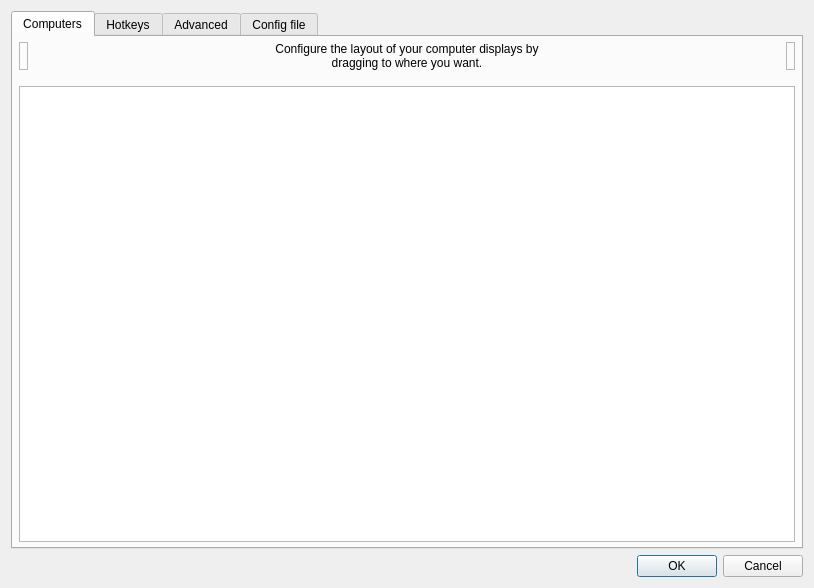
<?xml version="1.0" encoding="UTF-8"?>
<!--
SPDX-FileCopyrightText: 2025 Deskflow Developers
SPDX-License-Identifier: GPL-2.0-only WITH LicenseRef-OpenSSL-Exception
-->
<ui version="4.0">
 <class>ServerConfigDialog</class>
 <widget class="QDialog" name="ServerConfigDialog">
  <property name="geometry">
   <rect>
    <x>0</x>
    <y>0</y>
    <width>814</width>
    <height>588</height>
   </rect>
  </property>
  <property name="minimumSize">
   <size>
    <width>0</width>
    <height>0</height>
   </size>
  </property>
  <property name="windowTitle">
   <string>Server Configuration</string>
  </property>
  <layout class="QVBoxLayout">
   <item>
    <widget class="QTabWidget" name="tabWidget">
     <widget class="QWidget" name="tabComputers">
      <attribute name="title">
       <string>Computers</string>
      </attribute>
      <layout class="QVBoxLayout">
       <property name="leftMargin">
        <number>6</number>
       </property>
       <property name="topMargin">
        <number>5</number>
       </property>
       <property name="rightMargin">
        <number>6</number>
       </property>
       <property name="bottomMargin">
        <number>5</number>
       </property>
       <item>
        <layout class="QHBoxLayout" name="layoutComputers">
         <property name="spacing">
          <number>6</number>
         </property>
         <item>
          <widget class="TrashScreenWidget" name="lblRemoveScreen">
           <property name="acceptDrops">
            <bool>true</bool>
           </property>
           <property name="toolTip">
            <string>Drag a computer from the grid to the trashcan to remove it.</string>
           </property>
           <property name="frameShape">
            <enum>QFrame::Shape::StyledPanel</enum>
           </property>
           <property name="frameShadow">
            <enum>QFrame::Shadow::Raised</enum>
           </property>
          </widget>
         </item>
         <item>
          <spacer name="horizontalSpacer_21">
           <property name="orientation">
            <enum>Qt::Orientation::Horizontal</enum>
           </property>
           <property name="sizeHint" stdset="0">
            <size>
             <width>40</width>
             <height>20</height>
            </size>
           </property>
          </spacer>
         </item>
         <item>
          <widget class="QLabel" name="label_2">
           <property name="sizePolicy">
            <sizepolicy hsizetype="Preferred" vsizetype="Preferred">
             <horstretch>1</horstretch>
             <verstretch>0</verstretch>
            </sizepolicy>
           </property>
           <property name="maximumSize">
            <size>
             <width>310</width>
             <height>16777215</height>
            </size>
           </property>
           <property name="text">
            <string>Configure the layout of your computer displays by dragging to where you want.</string>
           </property>
           <property name="alignment">
            <set>Qt::AlignmentFlag::AlignCenter</set>
           </property>
           <property name="wordWrap">
            <bool>true</bool>
           </property>
           <property name="indent">
            <number>-1</number>
           </property>
          </widget>
         </item>
         <item>
          <spacer name="horizontalSpacer_22">
           <property name="orientation">
            <enum>Qt::Orientation::Horizontal</enum>
           </property>
           <property name="sizeHint" stdset="0">
            <size>
             <width>40</width>
             <height>20</height>
            </size>
           </property>
          </spacer>
         </item>
         <item>
          <widget class="NewScreenWidget" name="lblNewScreen">
           <property name="toolTip">
            <string>Drag to the grid to add a new computer.</string>
           </property>
           <property name="frameShape">
            <enum>QFrame::Shape::StyledPanel</enum>
           </property>
           <property name="frameShadow">
            <enum>QFrame::Shadow::Raised</enum>
           </property>
          </widget>
         </item>
        </layout>
       </item>
       <item>
        <spacer name="verticalSpacer">
         <property name="orientation">
          <enum>Qt::Orientation::Vertical</enum>
         </property>
         <property name="sizeType">
          <enum>QSizePolicy::Policy::Fixed</enum>
         </property>
         <property name="sizeHint" stdset="0">
          <size>
           <width>20</width>
           <height>10</height>
          </size>
         </property>
        </spacer>
       </item>
       <item>
        <widget class="ScreenSetupView" name="screenSetupView">
         <property name="sizePolicy">
          <sizepolicy hsizetype="MinimumExpanding" vsizetype="Expanding">
           <horstretch>0</horstretch>
           <verstretch>0</verstretch>
          </sizepolicy>
         </property>
         <property name="acceptDrops">
          <bool>true</bool>
         </property>
         <property name="autoFillBackground">
          <bool>false</bool>
         </property>
        </widget>
       </item>
      </layout>
     </widget>
     <widget class="QWidget" name="tabHotkeys">
      <attribute name="title">
       <string>Hotkeys</string>
      </attribute>
      <layout class="QHBoxLayout" name="_2">
       <item>
        <widget class="QGroupBox" name="groupHotkeys">
         <property name="title">
          <string>&amp;Hotkeys</string>
         </property>
         <layout class="QGridLayout" name="_3">
          <item row="0" column="0" rowspan="4">
           <widget class="QListWidget" name="listHotkeys"/>
          </item>
          <item row="0" column="1">
           <widget class="QPushButton" name="btnNewHotkey">
            <property name="enabled">
             <bool>true</bool>
            </property>
            <property name="text">
             <string>&amp;New</string>
            </property>
            <property name="icon">
             <iconset theme="list-add"/>
            </property>
           </widget>
          </item>
          <item row="1" column="1">
           <widget class="QPushButton" name="btnEditHotkey">
            <property name="enabled">
             <bool>false</bool>
            </property>
            <property name="text">
             <string>&amp;Edit</string>
            </property>
            <property name="icon">
             <iconset theme="document-edit"/>
            </property>
           </widget>
          </item>
          <item row="2" column="1">
           <widget class="QPushButton" name="btnRemoveHotkey">
            <property name="enabled">
             <bool>false</bool>
            </property>
            <property name="text">
             <string>&amp;Remove</string>
            </property>
            <property name="icon">
             <iconset theme="list-remove"/>
            </property>
           </widget>
          </item>
          <item row="3" column="1">
           <spacer name="hotkeySpacer">
            <property name="orientation">
             <enum>Qt::Orientation::Vertical</enum>
            </property>
            <property name="sizeHint" stdset="0">
             <size>
              <width>75</width>
              <height>161</height>
             </size>
            </property>
           </spacer>
          </item>
         </layout>
        </widget>
       </item>
       <item>
        <widget class="QGroupBox" name="groupActions">
         <property name="font">
          <font>
           <kerning>true</kerning>
          </font>
         </property>
         <property name="title">
          <string>A&amp;ctions</string>
         </property>
         <layout class="QGridLayout">
          <item row="0" column="0" rowspan="4">
           <widget class="QListWidget" name="listActions"/>
          </item>
          <item row="0" column="1">
           <widget class="QPushButton" name="btnNewAction">
            <property name="enabled">
             <bool>false</bool>
            </property>
            <property name="text">
             <string>Ne&amp;w</string>
            </property>
            <property name="icon">
             <iconset theme="list-add"/>
            </property>
           </widget>
          </item>
          <item row="1" column="1">
           <widget class="QPushButton" name="btnEditAction">
            <property name="enabled">
             <bool>false</bool>
            </property>
            <property name="text">
             <string>E&amp;dit</string>
            </property>
            <property name="icon">
             <iconset theme="document-edit"/>
            </property>
           </widget>
          </item>
          <item row="2" column="1">
           <widget class="QPushButton" name="btnRemoveAction">
            <property name="enabled">
             <bool>false</bool>
            </property>
            <property name="text">
             <string>Re&amp;move</string>
            </property>
            <property name="icon">
             <iconset theme="list-remove"/>
            </property>
           </widget>
          </item>
          <item row="3" column="1">
           <spacer name="actionSpacer">
            <property name="orientation">
             <enum>Qt::Orientation::Vertical</enum>
            </property>
            <property name="sizeHint" stdset="0">
             <size>
              <width>20</width>
              <height>40</height>
             </size>
            </property>
           </spacer>
          </item>
         </layout>
        </widget>
       </item>
      </layout>
     </widget>
     <widget class="QWidget" name="tabAdvanced">
      <attribute name="title">
       <string>Advanced</string>
      </attribute>
      <layout class="QGridLayout" name="m_pGridCorners">
       <item row="0" column="1">
        <widget class="QGroupBox" name="groupCorners">
         <property name="font">
          <font>
           <kerning>true</kerning>
          </font>
         </property>
         <property name="title">
          <string>&amp;Dead corners (for this computer)</string>
         </property>
         <property name="checked">
          <bool>false</bool>
         </property>
         <layout class="QVBoxLayout" name="verticalLayout_6">
          <property name="topMargin">
           <number>6</number>
          </property>
          <item>
           <layout class="QGridLayout" name="m_pLayoutCorners">
            <item row="1" column="0">
             <widget class="QCheckBox" name="cbCornerBottomLeft">
              <property name="text">
               <string>&amp;Bottom-left</string>
              </property>
             </widget>
            </item>
            <item row="0" column="0">
             <widget class="QCheckBox" name="cbCornerTopLeft">
              <property name="text">
               <string>To&amp;p-left</string>
              </property>
             </widget>
            </item>
            <item row="1" column="1">
             <widget class="QCheckBox" name="cbCornerBottomRight">
              <property name="text">
               <string>Bottom-ri&amp;ght</string>
              </property>
             </widget>
            </item>
            <item row="0" column="1">
             <widget class="QCheckBox" name="cbCornerTopRight">
              <property name="text">
               <string>Top-rig&amp;ht</string>
              </property>
             </widget>
            </item>
           </layout>
          </item>
          <item>
           <layout class="QHBoxLayout" name="m_pLayoutCornerSize">
            <item>
             <widget class="QLabel" name="label">
              <property name="text">
               <string>Cor&amp;ner size</string>
              </property>
              <property name="buddy">
               <cstring>sbSwitchCornerSize</cstring>
              </property>
             </widget>
            </item>
            <item>
             <spacer name="horizontalSpacer_7">
              <property name="orientation">
               <enum>Qt::Orientation::Horizontal</enum>
              </property>
              <property name="sizeHint" stdset="0">
               <size>
                <width>40</width>
                <height>20</height>
               </size>
              </property>
             </spacer>
            </item>
            <item>
             <widget class="QSpinBox" name="sbSwitchCornerSize">
              <property name="sizePolicy">
               <sizepolicy hsizetype="Maximum" vsizetype="Fixed">
                <horstretch>0</horstretch>
                <verstretch>0</verstretch>
               </sizepolicy>
              </property>
              <property name="suffix">
               <string>px</string>
              </property>
              <property name="maximum">
               <number>30000</number>
              </property>
             </widget>
            </item>
           </layout>
          </item>
          <item>
           <spacer name="verticalSpacer_7">
            <property name="orientation">
             <enum>Qt::Orientation::Vertical</enum>
            </property>
            <property name="sizeHint" stdset="0">
             <size>
              <width>20</width>
              <height>0</height>
             </size>
            </property>
           </spacer>
          </item>
         </layout>
        </widget>
       </item>
       <item row="0" column="0">
        <widget class="QGroupBox" name="groupMisc">
         <property name="font">
          <font>
           <kerning>false</kerning>
          </font>
         </property>
         <property name="title">
          <string>&amp;Misc</string>
         </property>
         <layout class="QVBoxLayout" name="verticalLayout_4">
          <item>
           <widget class="QCheckBox" name="cbDisableLockToScreen">
            <property name="text">
             <string>Disable lock to computer (scroll lock key)</string>
            </property>
           </widget>
          </item>
          <item>
           <widget class="QCheckBox" name="cbDefaultLockToScreenState">
            <property name="text">
             <string>Enable lock to computer at startup</string>
            </property>
           </widget>
          </item>
          <item>
           <widget class="QCheckBox" name="cbRelativeMouseMoves">
            <property name="enabled">
             <bool>true</bool>
            </property>
            <property name="text">
             <string>Use &amp;relative mouse movements</string>
            </property>
           </widget>
          </item>
          <item>
           <widget class="QCheckBox" name="cbWin32KeepForeground">
            <property name="enabled">
             <bool>true</bool>
            </property>
            <property name="text">
             <string>Don't take &amp;foreground window (Windows only)</string>
            </property>
           </widget>
          </item>
          <item>
           <layout class="QHBoxLayout" name="layoutClipboard">
            <item>
             <widget class="QCheckBox" name="cbEnableClipboard">
              <property name="sizePolicy">
               <sizepolicy hsizetype="Minimum" vsizetype="Preferred">
                <horstretch>0</horstretch>
                <verstretch>0</verstretch>
               </sizepolicy>
              </property>
              <property name="text">
               <string>Enable clipboard sharing</string>
              </property>
              <property name="checked">
               <bool>true</bool>
              </property>
             </widget>
            </item>
            <item>
             <spacer name="horizontalSpacer">
              <property name="orientation">
               <enum>Qt::Orientation::Horizontal</enum>
              </property>
              <property name="sizeHint" stdset="0">
               <size>
                <width>40</width>
                <height>20</height>
               </size>
              </property>
             </spacer>
            </item>
            <item>
             <widget class="QLabel" name="label_7">
              <property name="text">
               <string>Limit to:</string>
              </property>
             </widget>
            </item>
            <item>
             <widget class="QSpinBox" name="sbClipboardSizeLimit">
              <property name="enabled">
               <bool>false</bool>
              </property>
              <property name="sizePolicy">
               <sizepolicy hsizetype="Maximum" vsizetype="Fixed">
                <horstretch>0</horstretch>
                <verstretch>0</verstretch>
               </sizepolicy>
              </property>
              <property name="suffix">
               <string>MB</string>
              </property>
              <property name="maximum">
               <number>10000</number>
              </property>
              <property name="value">
               <number>3</number>
              </property>
             </widget>
            </item>
           </layout>
          </item>
          <item>
           <spacer name="verticalSpacer_6">
            <property name="orientation">
             <enum>Qt::Orientation::Vertical</enum>
            </property>
            <property name="sizeHint" stdset="0">
             <size>
              <width>20</width>
              <height>0</height>
             </size>
            </property>
           </spacer>
          </item>
         </layout>
        </widget>
       </item>
       <item row="1" column="0">
        <widget class="QGroupBox" name="groupNetwork">
         <property name="title">
          <string>&amp;Network</string>
         </property>
         <layout class="QVBoxLayout" name="verticalLayout_5">
          <item>
           <layout class="QHBoxLayout" name="_4">
            <property name="spacing">
             <number>9</number>
            </property>
            <property name="leftMargin">
             <number>0</number>
            </property>
            <item>
             <widget class="QCheckBox" name="cbHeartbeat">
              <property name="enabled">
               <bool>true</bool>
              </property>
              <property name="whatsThis">
               <string>&lt;html&gt;&lt;head/&gt;&lt;body&gt;&lt;p&gt;Enables the network heartbeat to ping clients every &lt;span style=&quot; font-style:italic;&quot;&gt;n&lt;/span&gt; seconds. This may help to diagnose network problems by retrying the connection if the client becomes unresponsive.&lt;/p&gt;&lt;/body&gt;&lt;/html&gt;</string>
              </property>
              <property name="text">
               <string>&amp;Check clients every</string>
              </property>
             </widget>
            </item>
            <item>
             <spacer name="spacerNetwork">
              <property name="orientation">
               <enum>Qt::Orientation::Horizontal</enum>
              </property>
              <property name="sizeHint" stdset="0">
               <size>
                <width>40</width>
                <height>20</height>
               </size>
              </property>
             </spacer>
            </item>
            <item>
             <widget class="QSpinBox" name="sbHeartbeat">
              <property name="enabled">
               <bool>false</bool>
              </property>
              <property name="sizePolicy">
               <sizepolicy hsizetype="Maximum" vsizetype="Fixed">
                <horstretch>0</horstretch>
                <verstretch>0</verstretch>
               </sizepolicy>
              </property>
              <property name="suffix">
               <string>ms</string>
              </property>
              <property name="minimum">
               <number>1000</number>
              </property>
              <property name="maximum">
               <number>30000</number>
              </property>
              <property name="singleStep">
               <number>1000</number>
              </property>
              <property name="value">
               <number>5000</number>
              </property>
             </widget>
            </item>
           </layout>
          </item>
          <item>
           <layout class="QHBoxLayout" name="horizontalLayout_5">
            <item>
             <widget class="QLabel" name="labelProtocol">
              <property name="whatsThis">
               <string>&lt;html&gt;&lt;head/&gt;&lt;body&gt;&lt;p&gt;Enables compatibility with programs that use either the Synergy or Barrier protocols:&lt;/p&gt;&lt;ul style=&quot;margin-top: 0px; margin-bottom: 0px; margin-left: 0px; margin-right: 0px; -qt-list-indent: 1;&quot;&gt;&lt;li style=&quot; margin-top:12px; margin-bottom:0px; margin-left:0px; margin-right:0px; -qt-block-indent:0; text-indent:0px;&quot;&gt;Synergy 3 uses the Synergy protocol.&lt;/li&gt;&lt;li style=&quot; margin-top:0px; margin-bottom:12px; margin-left:0px; margin-right:0px; -qt-block-indent:0; text-indent:0px;&quot;&gt;Barrier, Input-Leap and Synergy 1 uses the Barrier protocol.&lt;/li&gt;&lt;/ul&gt;&lt;p&gt;A Deskflow client will automatically use either the Synergy or Barrier protocol depending on the server protocol.&lt;/p&gt;&lt;/body&gt;&lt;/html&gt;</string>
              </property>
              <property name="text">
               <string>Network protocol</string>
              </property>
             </widget>
            </item>
            <item>
             <spacer name="horizontalSpacer_8">
              <property name="orientation">
               <enum>Qt::Orientation::Horizontal</enum>
              </property>
              <property name="sizeHint" stdset="0">
               <size>
                <width>40</width>
                <height>20</height>
               </size>
              </property>
             </spacer>
            </item>
            <item>
             <widget class="QRadioButton" name="rbProtocolSynergy">
              <property name="text">
               <string notr="true">Synergy</string>
              </property>
              <property name="checked">
               <bool>true</bool>
              </property>
             </widget>
            </item>
            <item>
             <widget class="QRadioButton" name="rbProtocolBarrier">
              <property name="text">
               <string notr="true">Barrier</string>
              </property>
             </widget>
            </item>
           </layout>
          </item>
          <item>
           <spacer name="verticalSpacer_3">
            <property name="orientation">
             <enum>Qt::Orientation::Vertical</enum>
            </property>
            <property name="sizeHint" stdset="0">
             <size>
              <width>20</width>
              <height>0</height>
             </size>
            </property>
           </spacer>
          </item>
         </layout>
        </widget>
       </item>
       <item row="1" column="1">
        <widget class="QGroupBox" name="groupSwitch">
         <property name="font">
          <font>
           <kerning>true</kerning>
          </font>
         </property>
         <property name="title">
          <string>&amp;Switching</string>
         </property>
         <layout class="QVBoxLayout">
          <property name="spacing">
           <number>6</number>
          </property>
          <property name="topMargin">
           <number>6</number>
          </property>
          <property name="bottomMargin">
           <number>6</number>
          </property>
          <item>
           <layout class="QHBoxLayout" name="_5">
            <item>
             <widget class="QCheckBox" name="cbSwitchDelay">
              <property name="enabled">
               <bool>true</bool>
              </property>
              <property name="text">
               <string>Switch &amp;after waiting</string>
              </property>
             </widget>
            </item>
            <item>
             <spacer name="spacerSwitchWait">
              <property name="orientation">
               <enum>Qt::Orientation::Horizontal</enum>
              </property>
              <property name="sizeHint" stdset="0">
               <size>
                <width>40</width>
                <height>20</height>
               </size>
              </property>
             </spacer>
            </item>
            <item>
             <widget class="QSpinBox" name="sbSwitchDelay">
              <property name="enabled">
               <bool>false</bool>
              </property>
              <property name="sizePolicy">
               <sizepolicy hsizetype="Maximum" vsizetype="Fixed">
                <horstretch>0</horstretch>
                <verstretch>0</verstretch>
               </sizepolicy>
              </property>
              <property name="suffix">
               <string>ms</string>
              </property>
              <property name="minimum">
               <number>10</number>
              </property>
              <property name="maximum">
               <number>10000</number>
              </property>
              <property name="singleStep">
               <number>10</number>
              </property>
              <property name="value">
               <number>250</number>
              </property>
             </widget>
            </item>
           </layout>
          </item>
          <item>
           <layout class="QHBoxLayout" name="_6">
            <item>
             <widget class="QCheckBox" name="cbSwitchDoubleTap">
              <property name="enabled">
               <bool>true</bool>
              </property>
              <property name="text">
               <string>Switch on double &amp;tap within</string>
              </property>
             </widget>
            </item>
            <item>
             <spacer name="spacerDoubleTap">
              <property name="orientation">
               <enum>Qt::Orientation::Horizontal</enum>
              </property>
              <property name="sizeHint" stdset="0">
               <size>
                <width>40</width>
                <height>20</height>
               </size>
              </property>
             </spacer>
            </item>
            <item>
             <widget class="QSpinBox" name="sbSwitchDoubleTap">
              <property name="enabled">
               <bool>false</bool>
              </property>
              <property name="sizePolicy">
               <sizepolicy hsizetype="Maximum" vsizetype="Fixed">
                <horstretch>0</horstretch>
                <verstretch>0</verstretch>
               </sizepolicy>
              </property>
              <property name="suffix">
               <string>ms</string>
              </property>
              <property name="minimum">
               <number>10</number>
              </property>
              <property name="maximum">
               <number>10000</number>
              </property>
              <property name="singleStep">
               <number>10</number>
              </property>
              <property name="value">
               <number>250</number>
              </property>
             </widget>
            </item>
           </layout>
          </item>
          <item>
           <spacer name="verticalSpacer_5">
            <property name="orientation">
             <enum>Qt::Orientation::Vertical</enum>
            </property>
            <property name="sizeHint" stdset="0">
             <size>
              <width>20</width>
              <height>0</height>
             </size>
            </property>
           </spacer>
          </item>
         </layout>
        </widget>
       </item>
       <item row="2" column="0">
        <spacer name="verticalSpacer_2">
         <property name="orientation">
          <enum>Qt::Orientation::Vertical</enum>
         </property>
         <property name="sizeHint" stdset="0">
          <size>
           <width>20</width>
           <height>40</height>
          </size>
         </property>
        </spacer>
       </item>
      </layout>
     </widget>
     <widget class="QWidget" name="tabConfigFile">
      <property name="sizePolicy">
       <sizepolicy hsizetype="Preferred" vsizetype="Preferred">
        <horstretch>0</horstretch>
        <verstretch>0</verstretch>
       </sizepolicy>
      </property>
      <attribute name="title">
       <string>Config file</string>
      </attribute>
      <layout class="QVBoxLayout" name="verticalLayout">
       <property name="topMargin">
        <number>20</number>
       </property>
       <item>
        <widget class="QLabel" name="label_5">
         <property name="font">
          <font>
           <pointsize>18</pointsize>
           <bold>true</bold>
          </font>
         </property>
         <property name="text">
          <string>Core server config file</string>
         </property>
         <property name="textFormat">
          <enum>Qt::TextFormat::PlainText</enum>
         </property>
         <property name="alignment">
          <set>Qt::AlignmentFlag::AlignCenter</set>
         </property>
        </widget>
       </item>
       <item>
        <widget class="QLabel" name="label_6">
         <property name="text">
          <string>Use a server config file to create complex computer layouts that are not possible with the simple grid-based computer layout editor.

Enabling this setting will disable the server config GUI.</string>
         </property>
         <property name="textFormat">
          <enum>Qt::TextFormat::MarkdownText</enum>
         </property>
         <property name="alignment">
          <set>Qt::AlignmentFlag::AlignCenter</set>
         </property>
         <property name="wordWrap">
          <bool>true</bool>
         </property>
        </widget>
       </item>
       <item>
        <spacer name="verticalSpacer_4">
         <property name="orientation">
          <enum>Qt::Orientation::Vertical</enum>
         </property>
         <property name="sizeType">
          <enum>QSizePolicy::Policy::Maximum</enum>
         </property>
         <property name="sizeHint" stdset="0">
          <size>
           <width>20</width>
           <height>30</height>
          </size>
         </property>
        </spacer>
       </item>
       <item>
        <widget class="QGroupBox" name="groupExternalConfig">
         <property name="title">
          <string>Use a server config file</string>
         </property>
         <property name="checkable">
          <bool>true</bool>
         </property>
         <property name="checked">
          <bool>false</bool>
         </property>
         <layout class="QHBoxLayout" name="horizontalLayout">
          <item>
           <widget class="QWidget" name="widgetExternalConfigControls" native="true">
            <property name="enabled">
             <bool>false</bool>
            </property>
            <layout class="QHBoxLayout" name="horizontalLayout_2">
             <property name="leftMargin">
              <number>0</number>
             </property>
             <property name="topMargin">
              <number>0</number>
             </property>
             <property name="rightMargin">
              <number>0</number>
             </property>
             <property name="bottomMargin">
              <number>0</number>
             </property>
             <item>
              <widget class="QLabel" name="labelConfigFile">
               <property name="sizePolicy">
                <sizepolicy hsizetype="Maximum" vsizetype="Preferred">
                 <horstretch>0</horstretch>
                 <verstretch>0</verstretch>
                </sizepolicy>
               </property>
               <property name="minimumSize">
                <size>
                 <width>96</width>
                 <height>0</height>
                </size>
               </property>
               <property name="text">
                <string>Config file path</string>
               </property>
              </widget>
             </item>
             <item>
              <spacer name="horizontalSpacer_6">
               <property name="orientation">
                <enum>Qt::Orientation::Horizontal</enum>
               </property>
               <property name="sizeType">
                <enum>QSizePolicy::Policy::Fixed</enum>
               </property>
               <property name="sizeHint" stdset="0">
                <size>
                 <width>13</width>
                 <height>20</height>
                </size>
               </property>
              </spacer>
             </item>
             <item>
              <widget class="QLineEdit" name="lineConfigFile">
               <property name="sizePolicy">
                <sizepolicy hsizetype="Minimum" vsizetype="Fixed">
                 <horstretch>0</horstretch>
                 <verstretch>0</verstretch>
                </sizepolicy>
               </property>
               <property name="minimumSize">
                <size>
                 <width>180</width>
                 <height>0</height>
                </size>
               </property>
              </widget>
             </item>
             <item>
              <widget class="QPushButton" name="btnBrowseConfigFile">
               <property name="sizePolicy">
                <sizepolicy hsizetype="Fixed" vsizetype="Fixed">
                 <horstretch>0</horstretch>
                 <verstretch>0</verstretch>
                </sizepolicy>
               </property>
               <property name="minimumSize">
                <size>
                 <width>0</width>
                 <height>0</height>
                </size>
               </property>
               <property name="cursor">
                <cursorShape>PointingHandCursor</cursorShape>
               </property>
               <property name="text">
                <string/>
               </property>
               <property name="flat">
                <bool>true</bool>
               </property>
              </widget>
             </item>
            </layout>
           </widget>
          </item>
         </layout>
        </widget>
       </item>
       <item>
        <spacer name="verticalSpacer_1">
         <property name="orientation">
          <enum>Qt::Orientation::Vertical</enum>
         </property>
         <property name="sizeHint" stdset="0">
          <size>
           <width>20</width>
           <height>40</height>
          </size>
         </property>
        </spacer>
       </item>
      </layout>
     </widget>
    </widget>
   </item>
   <item>
    <widget class="QDialogButtonBox" name="buttonBox">
     <property name="orientation">
      <enum>Qt::Orientation::Horizontal</enum>
     </property>
     <property name="standardButtons">
      <set>QDialogButtonBox::StandardButton::Cancel|QDialogButtonBox::StandardButton::Ok</set>
     </property>
    </widget>
   </item>
  </layout>
 </widget>
 <customwidgets>
  <customwidget>
   <class>ScreenSetupView</class>
   <extends>QTableView</extends>
   <header>widgets/ScreenSetupView.h</header>
   <container>1</container>
  </customwidget>
  <customwidget>
   <class>TrashScreenWidget</class>
   <extends>QLabel</extends>
   <header>widgets/TrashScreenWidget.h</header>
  </customwidget>
  <customwidget>
   <class>NewScreenWidget</class>
   <extends>QLabel</extends>
   <header>widgets/NewScreenWidget.h</header>
  </customwidget>
 </customwidgets>
 <tabstops>
  <tabstop>screenSetupView</tabstop>
  <tabstop>listHotkeys</tabstop>
  <tabstop>btnNewHotkey</tabstop>
  <tabstop>btnEditHotkey</tabstop>
  <tabstop>btnRemoveHotkey</tabstop>
  <tabstop>listActions</tabstop>
  <tabstop>btnNewAction</tabstop>
  <tabstop>btnEditAction</tabstop>
  <tabstop>btnRemoveAction</tabstop>
  <tabstop>cbSwitchDelay</tabstop>
  <tabstop>sbSwitchDelay</tabstop>
  <tabstop>cbSwitchDoubleTap</tabstop>
  <tabstop>sbSwitchDoubleTap</tabstop>
  <tabstop>cbEnableClipboard</tabstop>
  <tabstop>sbClipboardSizeLimit</tabstop>
  <tabstop>cbHeartbeat</tabstop>
  <tabstop>sbHeartbeat</tabstop>
  <tabstop>cbRelativeMouseMoves</tabstop>
  <tabstop>sbSwitchCornerSize</tabstop>
  <tabstop>tabWidget</tabstop>
 </tabstops>
 <resources/>
 <connections/>
</ui>
